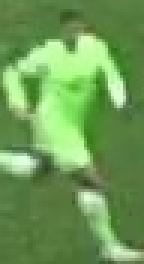
#> input picture output_videos/cropped_imgage.jpg, 48 x 88 px (shown 3 times larger)
$ jupyter execute color_assignment.ipynb
#> lines starting #> are read from the running program, lines starting #| are printed output that depends on the picture; after the words box and inside, x2 and y2 are one past the last pixel; in counts of white or black regions, pixels touching at a corner belong together
[cell 1]
import cv2
import matplotlib.pyplot as plt
import numpy as np

[cell 2]
image_path = "../output_videos/cropped_imgage.jpg"
image = cv2.imread(image_path)
#> image is the input picture: shape (88, 48, 3); mean B, G, R 85.7, 154.5, 109.2
image = cv2.cvtColor(image, cv2.COLOR_BGR2RGB)

[cell 3]
plt.imshow(image)

[cell 4]
# take the top half of the image
top_half = image[0: int(image.shape[0]/2), :]
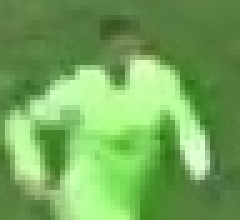
#> top_half: shape (44, 48, 3) (shown 5 times larger); mean R, G, B 115.4, 168.1, 90.1

[cell 5]
plt.imshow(top_half)
plt.show()

[cell 6]
from sklearn.cluster import KMeans

[cell 7]
#cluester the image into two clusters
#reshape image into 2d array
image_2d = top_half.reshape(-1, 3)
#> image_2d = 2112 rows, first 8: [96, 131, 73], [94, 129, 71], [98, 133, 75], [101, 136, 78], [96, 132, 71], [96, 132, 71], [99, 135, 74], [98, 134, 73]

#perform kmeans clustering with two clusters
kmeans = KMeans(n_clusters=2, random_state=0).fit(image_2d)
kmeans.fit(image_2d)

#get the cluster labels
labels = kmeans.labels_
#> labels = 2112 values, max 1 at index 0, min 0 at index 554, mean 0.65

#reshape the labels into the original image shape
clustered_image = labels.reshape(top_half.shape[0], top_half.shape[1])
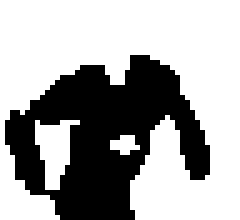
#> clustered_image: shape (44, 48) int32 (shown 5 times larger); values 0 (black) and 1 (white), 65% white; 1 black region, box (x1, y1, x2, y2) and area: (1, 11, 42, 44) 739

#display the clustered image
plt.imshow(clustered_image)
plt.show()

[cell 8]
corner_clusters = [clustered_image[0, 0], clustered_image[0, -1], clustered_image[-1, 0], clustered_image[-1, -1]]
#> corner_clusters = [1, 1, 1, 1]
non_player_cluster = max(set(corner_clusters), key=corner_clusters.count)
#> non_player_cluster = 1
print(non_player_cluster)
#| 1

[cell 9]
player_cluster = 1-non_player_cluster
#> player_cluster = 0
print(player_cluster)
#| 0

[cell 10]
kmeans.cluster_centers_[player_cluster]
#> Out = [170.5, 235.9, 142.2]
